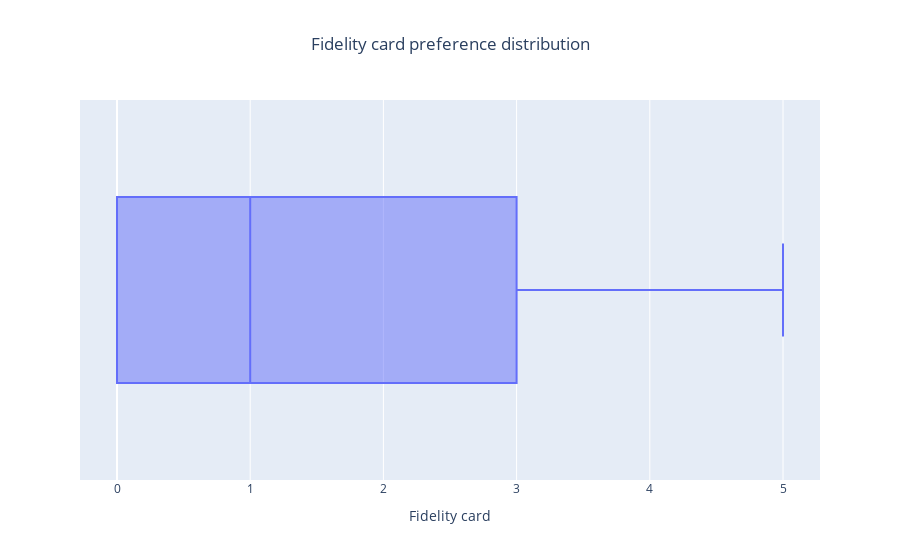

Notebook cell for this chart:
### Code cell
# chiamo la funzione per descrivere la colonna d'interesse
data_description(data_buy) 

# visualizzo esempio con indice 'Fidelity Card'

### Figure 1 — Plotly figure (JSON) as saved in the notebook; plotly's stock layout.template omitted (floating-point values rounded to 4 significant figures; data arrays with more than 128 entries replaced by an {"elided": "..."} marker saying what was removed)
{"data": [{"alignmentgroup": "True", "hovertemplate": "Fidelity card=%{x}<extra></extra>", "legendgroup": "", "marker": {"color": "#636efa"}, "name": "", "notched": false, "offsetgroup": "", "orientation": "h", "showlegend": false, "type": "box", "x": {"elided": "164 int values"}, "x0": " ", "xaxis": "x", "y0": " ", "yaxis": "y"}], "layout": {"boxmode": "group", "legend": {"tracegroupgap": 0}, "title": {"text": "Fidelity card preference distribution", "x": 0.5}, "xaxis": {"anchor": "y", "domain": [0, 1], "title": {"text": "Fidelity card"}}, "yaxis": {"anchor": "x", "domain": [0, 1]}}}
